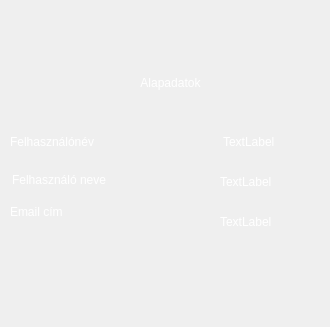
<?xml version="1.0" encoding="UTF-8"?>
<ui version="4.0">
 <class>jatekosAdatok</class>
 <widget class="QWidget" name="jatekosAdatok">
  <property name="geometry">
   <rect>
    <x>0</x>
    <y>0</y>
    <width>330</width>
    <height>327</height>
   </rect>
  </property>
  <property name="windowTitle">
   <string>Form</string>
  </property>
  <property name="styleSheet">
   <string notr="true">QLabel
{
	font: 14pt &quot;MS Shell Dlg 2&quot;;
	color: rgb(255, 255, 255);
}</string>
  </property>
  <widget class="QLabel" name="label_7">
   <property name="geometry">
    <rect>
     <x>20</x>
     <y>40</y>
     <width>301</width>
     <height>50</height>
    </rect>
   </property>
   <property name="minimumSize">
    <size>
     <width>0</width>
     <height>50</height>
    </size>
   </property>
   <property name="styleSheet">
    <string notr="true">font: bold 18pt &quot;Poor Richard&quot;;
color: rgb(255, 255, 255);
/*padding-left: 160px;
padding-top: 50px;
padding-bottom: 30px;*/</string>
   </property>
   <property name="text">
    <string>Alapadatok</string>
   </property>
   <property name="alignment">
    <set>Qt::AlignBottom|Qt::AlignHCenter</set>
   </property>
  </widget>
  <widget class="QLabel" name="playerName">
   <property name="geometry">
    <rect>
     <x>220</x>
     <y>130</y>
     <width>119</width>
     <height>23</height>
    </rect>
   </property>
   <property name="styleSheet">
    <string notr="true">padding-right: 30px;</string>
   </property>
   <property name="text">
    <string>TextLabel</string>
   </property>
  </widget>
  <widget class="QLabel" name="label_4">
   <property name="geometry">
    <rect>
     <x>10</x>
     <y>130</y>
     <width>126</width>
     <height>23</height>
    </rect>
   </property>
   <property name="text">
    <string>Felhasználónév</string>
   </property>
  </widget>
  <widget class="QLabel" name="userFullName">
   <property name="geometry">
    <rect>
     <x>220</x>
     <y>170</y>
     <width>80</width>
     <height>23</height>
    </rect>
   </property>
   <property name="text">
    <string>TextLabel</string>
   </property>
  </widget>
  <widget class="QLabel" name="label_5">
   <property name="geometry">
    <rect>
     <x>12</x>
     <y>168</y>
     <width>142</width>
     <height>23</height>
    </rect>
   </property>
   <property name="text">
    <string>Felhasználó neve</string>
   </property>
  </widget>
  <widget class="QLabel" name="userEmail">
   <property name="geometry">
    <rect>
     <x>220</x>
     <y>210</y>
     <width>80</width>
     <height>23</height>
    </rect>
   </property>
   <property name="text">
    <string>TextLabel</string>
   </property>
  </widget>
  <widget class="QLabel" name="label_6">
   <property name="geometry">
    <rect>
     <x>10</x>
     <y>200</y>
     <width>80</width>
     <height>23</height>
    </rect>
   </property>
   <property name="text">
    <string>Email cím</string>
   </property>
  </widget>
 </widget>
 <resources/>
 <connections/>
</ui>
